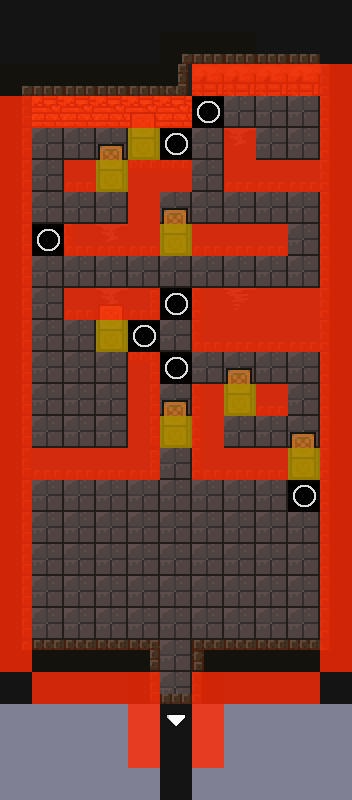

Tiled map render using the project's own tile images. Description and the map definition, with tile-layer contents summarised, below:
An orthogonal 11x25 tile map with 32x32 px tiles, 8 tile layers (map, rugs, down_shadows, down_objects, ...), 8 tilesets.

<map version="1.4" tiledversion="1.4.2" orientation="orthogonal" renderorder="right-down" compressionlevel="0" width="11" height="25" tilewidth="32" tileheight="32" infinite="0" backgroundcolor="#7f8093" nextlayerid="12" nextobjectid="1">
 <tileset firstgid="1" name="collisions" tilewidth="32" tileheight="32" tilecount="16" columns="4">
  <image source="Tilesets/collisions.png" width="128" height="128" />
 </tileset>
 <tileset firstgid="17" name="room_builder_32x32" tilewidth="32" tileheight="32" tilecount="3009" columns="59">
  <image source="Tilesets/Room_Builder_32x32.png" width="1888" height="1632" />
 </tileset>
 <tileset firstgid="3026" name="generic_32x32" tilewidth="32" tileheight="32" tilecount="960" columns="16">
  <image source="Tilesets/generic_32x32.png" width="512" height="1920" />
 </tileset>
 <tileset firstgid="3986" name="classroom_library_32x32" tilewidth="32" tileheight="32" tilecount="544" columns="16">
  <image source="Tilesets/classroom_library_32x32.png" width="512" height="1088" />
 </tileset>
 <tileset firstgid="4530" name="hospital_32x32" tilewidth="32" tileheight="32" tilecount="1248" columns="16">
  <image source="Tilesets/hospital_32x32.png" width="512" height="2496" />
 </tileset>
 <tileset firstgid="5778" name="basement_32x32" tilewidth="32" tileheight="32" tilecount="800" columns="16">
  <image source="Tilesets/basement_32x32.png" width="512" height="1600" />
 </tileset>
 <tileset firstgid="6578" name="bathroom_32x32" tilewidth="32" tileheight="32" tilecount="896" columns="16">
  <image source="Tilesets/bathroom_32x32.png" width="512" height="1792" />
 </tileset>
 <tileset firstgid="7474" name="fungus_cave" tilewidth="32" tileheight="32" tilecount="368" columns="8">
  <image source="Tilesets/fungus_cave.png" width="256" height="1472" />
 </tileset>
 <layer id="1" name="map" width="11" height="25">
  <properties>
   <property name="IdFloor" type="int" value="3" />
   <property name="Nodraw" type="int" value="0" />
  </properties>
  <data>[275 cells, 236 non-empty, 16 distinct tile ids]</data>
 </layer>
 <layer id="11" name="rugs" width="11" height="25">
  <data>[275 cells, 25 non-empty, 8 distinct tile ids]</data>
 </layer>
 <layer id="7" name="down_shadows" width="11" height="25">
  <data>[275 cells, 11 non-empty, 5 distinct tile ids]</data>
 </layer>
 <layer id="9" name="down_objects" width="11" height="25">
  <data>[275 cells, 14 non-empty, 2 distinct tile ids]</data>
 </layer>
 <layer id="5" name="up_walls" width="11" height="25">
  <properties>
   <property name="up_draw" type="int" value="1" />
  </properties>
  <data>[275 cells, 2 non-empty, 1 distinct tile ids]</data>
 </layer>
 <layer id="8" name="up_shadows" width="11" height="25">
  <properties>
   <property name="up_draw" type="int" value="1" />
  </properties>
  <data>[275 cells, 5 non-empty, 2 distinct tile ids]</data>
 </layer>
 <layer id="10" name="up_objects" width="11" height="25">
  <properties>
   <property name="up_draw" type="int" value="1" />
  </properties>
  <data>[275 cells, 41 non-empty, 7 distinct tile ids]</data>
 </layer>
 <layer id="2" name="collisions" width="11" height="25">
  <properties>
   <property name="Nodraw" type="int" value="1" />
  </properties>
  <data>[275 cells, 113 non-empty, 5 distinct tile ids]</data>
 </layer>
</map>
